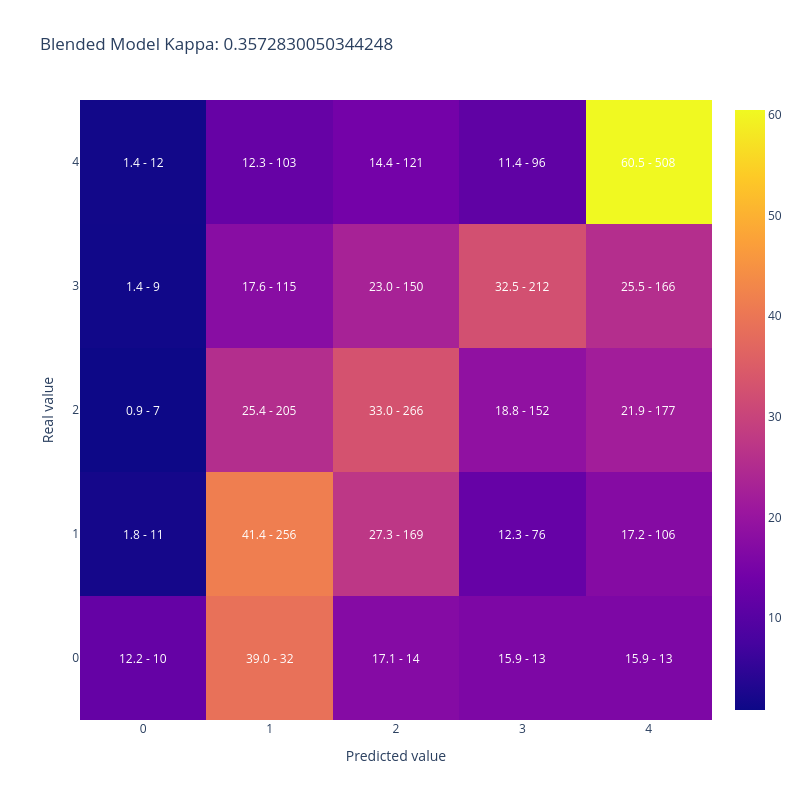

Notebook cell for this chart:
### Code cell
plot_confusion_matrix(merged_datasets['AdoptionSpeed'],
                      merged_datasets['blend_pred_score'].apply(np.argmax), 
                    title = 'Blended Model Kappa: ' + str(cohen_kappa_score(merged_datasets['AdoptionSpeed'],
                                                                   merged_datasets['blend_pred_score'].apply(np.argmax), 
                                                                    weights='quadratic')))

### Figure 1 — Plotly figure (JSON) as saved in the notebook; plotly's stock layout.template omitted (floating-point values rounded to 4 significant figures)
{"data": [{"type": "heatmap", "x": [0, 1, 2, 3, 4], "y": [0, 1, 2, 3, 4], "z": [[12.2, 39.02, 17.07, 15.85, 15.85], [1.78, 41.42, 27.35, 12.3, 17.15], [0.8674, 25.4, 32.96, 18.84, 21.93], [1.38, 17.64, 23.01, 32.52, 25.46], [1.429, 12.26, 14.4, 11.43, 60.48]]}], "layout": {"annotations": [{"font": {"color": "white"}, "showarrow": false, "text": "12.2 - 10", "x": 0, "xref": "x", "y": 0, "yref": "y"}, {"font": {"color": "white"}, "showarrow": false, "text": "39.0 - 32", "x": 1, "xref": "x", "y": 0, "yref": "y"}, {"font": {"color": "white"}, "showarrow": false, "text": "17.1 - 14", "x": 2, "xref": "x", "y": 0, "yref": "y"}, {"font": {"color": "white"}, "showarrow": false, "text": "15.9 - 13", "x": 3, "xref": "x", "y": 0, "yref": "y"}, {"font": {"color": "white"}, "showarrow": false, "text": "15.9 - 13", "x": 4, "xref": "x", "y": 0, "yref": "y"}, {"font": {"color": "white"}, "showarrow": false, "text": "1.8 - 11", "x": 0, "xref": "x", "y": 1, "yref": "y"}, {"font": {"color": "white"}, "showarrow": false, "text": "41.4 - 256", "x": 1, "xref": "x", "y": 1, "yref": "y"}, {"font": {"color": "white"}, "showarrow": false, "text": "27.3 - 169", "x": 2, "xref": "x", "y": 1, "yref": "y"}, {"font": {"color": "white"}, "showarrow": false, "text": "12.3 - 76", "x": 3, "xref": "x", "y": 1, "yref": "y"}, {"font": {"color": "white"}, "showarrow": false, "text": "17.2 - 106", "x": 4, "xref": "x", "y": 1, "yref": "y"}, {"font": {"color": "white"}, "showarrow": false, "text": "0.9 - 7", "x": 0, "xref": "x", "y": 2, "yref": "y"}, {"font": {"color": "white"}, "showarrow": false, "text": "25.4 - 205", "x": 1, "xref": "x", "y": 2, "yref": "y"}, {"font": {"color": "white"}, "showarrow": false, "text": "33.0 - 266", "x": 2, "xref": "x", "y": 2, "yref": "y"}, {"font": {"color": "white"}, "showarrow": false, "text": "18.8 - 152", "x": 3, "xref": "x", "y": 2, "yref": "y"}, {"font": {"color": "white"}, "showarrow": false, "text": "21.9 - 177", "x": 4, "xref": "x", "y": 2, "yref": "y"}, {"font": {"color": "white"}, "showarrow": false, "text": "1.4 - 9", "x": 0, "xref": "x", "y": 3, "yref": "y"}, {"font": {"color": "white"}, "showarrow": false, "text": "17.6 - 115", "x": 1, "xref": "x", "y": 3, "yref": "y"}, {"font": {"color": "white"}, "showarrow": false, "text": "23.0 - 150", "x": 2, "xref": "x", "y": 3, "yref": "y"}, {"font": {"color": "white"}, "showarrow": false, "text": "32.5 - 212", "x": 3, "xref": "x", "y": 3, "yref": "y"}, {"font": {"color": "white"}, "showarrow": false, "text": "25.5 - 166", "x": 4, "xref": "x", "y": 3, "yref": "y"}, {"font": {"color": "white"}, "showarrow": false, "text": "1.4 - 12", "x": 0, "xref": "x", "y": 4, "yref": "y"}, {"font": {"color": "white"}, "showarrow": false, "text": "12.3 - 103", "x": 1, "xref": "x", "y": 4, "yref": "y"}, {"font": {"color": "white"}, "showarrow": false, "text": "14.4 - 121", "x": 2, "xref": "x", "y": 4, "yref": "y"}, {"font": {"color": "white"}, "showarrow": false, "text": "11.4 - 96", "x": 3, "xref": "x", "y": 4, "yref": "y"}, {"font": {"color": "white"}, "showarrow": false, "text": "60.5 - 508", "x": 4, "xref": "x", "y": 4, "yref": "y"}], "height": 800, "title": {"text": "Blended Model Kappa: 0.3572830050344248"}, "width": 800, "xaxis": {"title": {"text": "Predicted value"}}, "yaxis": {"title": {"text": "Real value"}}}}
